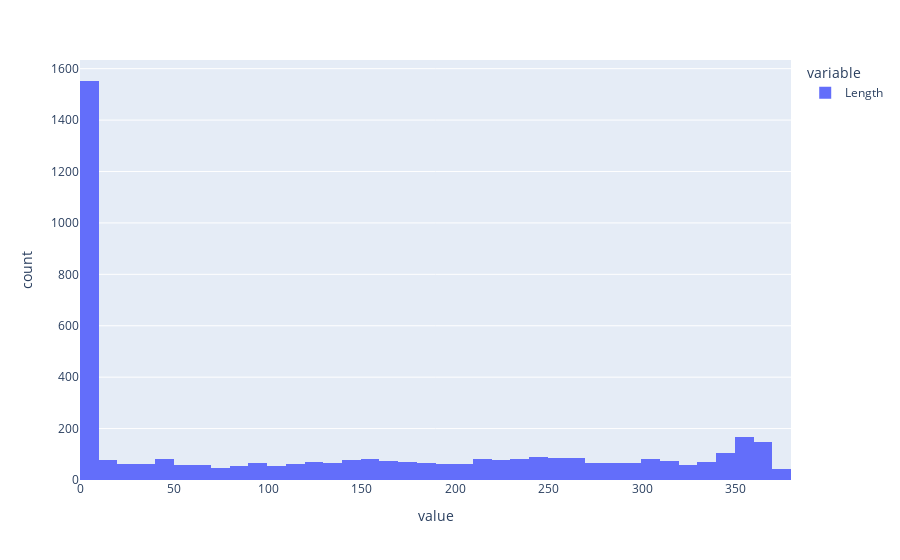
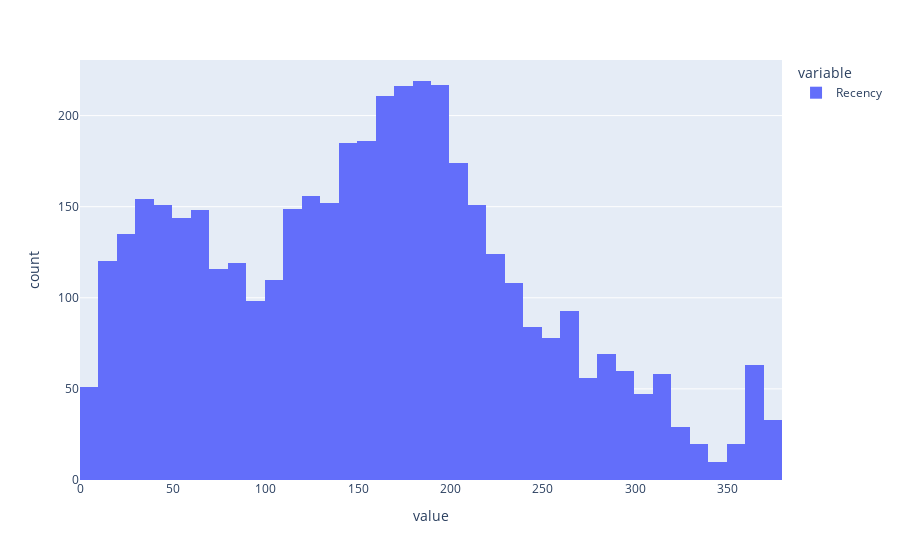
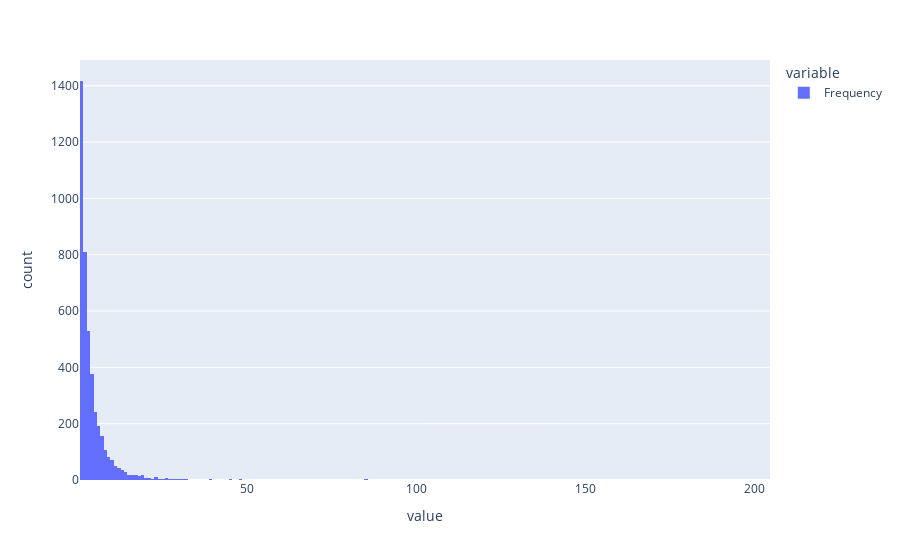
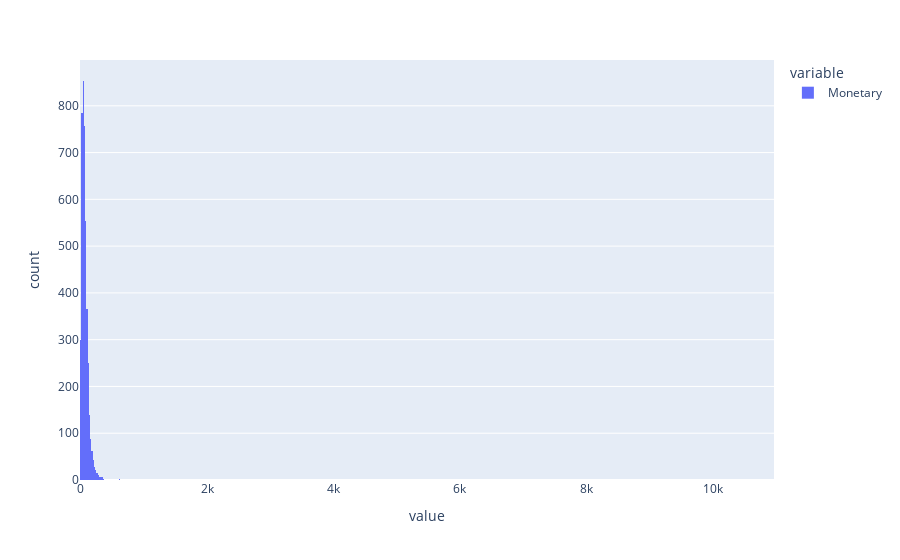

Notebook source saved alongside these figures, in order:
### Markdown cell above
**Visualización**

### Code cell
fig1 = px.histogram(
    df_LRMPF['Length']
)
fig2 = px.histogram(
    df_LRMPF['Recency']
)
fig3 = px.histogram(
    df_LRMPF['Frequency']
)
fig4 = px.histogram(
    df_LRMPF['Monetary']
)
fig5 = px.histogram(
    df_LRMPF['Periodicity']
)

fig1.show()
fig2.show()
fig3.show()
fig4.show()
fig5.show()

### Figure 1 — Plotly figure (JSON) as saved in the notebook; plotly's stock layout.template omitted (floating-point values rounded to 4 significant figures; data arrays with more than 128 entries replaced by an {"elided": "..."} marker saying what was removed)
{"data": [{"alignmentgroup": "True", "bingroup": "x", "hovertemplate": "variable=Length<br>value=%{x}<br>count=%{y}<extra></extra>", "legendgroup": "Length", "marker": {"color": "#636efa", "pattern": {"shape": ""}}, "name": "Length", "offsetgroup": "Length", "orientation": "v", "showlegend": true, "type": "histogram", "x": {"elided": "4314 int values"}, "xaxis": "x", "yaxis": "y"}], "layout": {"barmode": "relative", "legend": {"title": {"text": "variable"}, "tracegroupgap": 0}, "margin": {"t": 60}, "xaxis": {"anchor": "y", "domain": [0, 1], "title": {"text": "value"}}, "yaxis": {"anchor": "x", "domain": [0, 1], "title": {"text": "count"}}}}

### Figure 2 — Plotly figure (JSON) as saved in the notebook; plotly's stock layout.template omitted (floating-point values rounded to 4 significant figures; data arrays with more than 128 entries replaced by an {"elided": "..."} marker saying what was removed)
{"data": [{"alignmentgroup": "True", "bingroup": "x", "hovertemplate": "variable=Recency<br>value=%{x}<br>count=%{y}<extra></extra>", "legendgroup": "Recency", "marker": {"color": "#636efa", "pattern": {"shape": ""}}, "name": "Recency", "offsetgroup": "Recency", "orientation": "v", "showlegend": true, "type": "histogram", "x": {"elided": "4314 int values"}, "xaxis": "x", "yaxis": "y"}], "layout": {"barmode": "relative", "legend": {"title": {"text": "variable"}, "tracegroupgap": 0}, "margin": {"t": 60}, "xaxis": {"anchor": "y", "domain": [0, 1], "title": {"text": "value"}}, "yaxis": {"anchor": "x", "domain": [0, 1], "title": {"text": "count"}}}}

### Figure 3 — Plotly figure (JSON) as saved in the notebook; plotly's stock layout.template omitted (floating-point values rounded to 4 significant figures; data arrays with more than 128 entries replaced by an {"elided": "..."} marker saying what was removed)
{"data": [{"alignmentgroup": "True", "bingroup": "x", "hovertemplate": "variable=Frequency<br>value=%{x}<br>count=%{y}<extra></extra>", "legendgroup": "Frequency", "marker": {"color": "#636efa", "pattern": {"shape": ""}}, "name": "Frequency", "offsetgroup": "Frequency", "orientation": "v", "showlegend": true, "type": "histogram", "x": {"elided": "4314 int values"}, "xaxis": "x", "yaxis": "y"}], "layout": {"barmode": "relative", "legend": {"title": {"text": "variable"}, "tracegroupgap": 0}, "margin": {"t": 60}, "xaxis": {"anchor": "y", "domain": [0, 1], "title": {"text": "value"}}, "yaxis": {"anchor": "x", "domain": [0, 1], "title": {"text": "count"}}}}

### Figure 4 — Plotly figure (JSON) as saved in the notebook; plotly's stock layout.template omitted (floating-point values rounded to 4 significant figures; data arrays with more than 128 entries replaced by an {"elided": "..."} marker saying what was removed)
{"data": [{"alignmentgroup": "True", "bingroup": "x", "hovertemplate": "variable=Monetary<br>value=%{x}<br>count=%{y}<extra></extra>", "legendgroup": "Monetary", "marker": {"color": "#636efa", "pattern": {"shape": ""}}, "name": "Monetary", "offsetgroup": "Monetary", "orientation": "v", "showlegend": true, "type": "histogram", "x": {"elided": "4314 float values"}, "xaxis": "x", "yaxis": "y"}], "layout": {"barmode": "relative", "legend": {"title": {"text": "variable"}, "tracegroupgap": 0}, "margin": {"t": 60}, "xaxis": {"anchor": "y", "domain": [0, 1], "title": {"text": "value"}}, "yaxis": {"anchor": "x", "domain": [0, 1], "title": {"text": "count"}}}}
